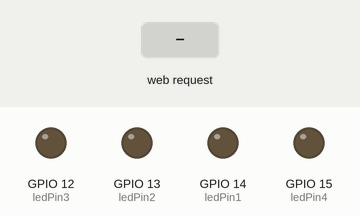
This sketch was run on a simulated ESP8266 (NodeMCU). Shown: output pins drawn as LEDs (lit = HIGH). Inputs (shaded band) come from the test bench. WiFi joins after 1.5 s; servers stay silent unless stated; what the sketch prints to the serial monitor is not drawn.

Above: at 2.7 s.
2.8 s: HTTP request GET /LED1=ON received
At 3.9 s:
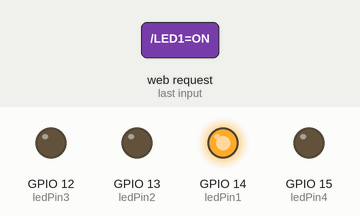
4.3 s: HTTP request GET /LED2=ON received
At 5.0 s:
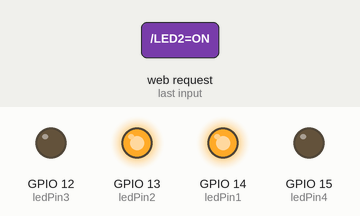
5.8 s: HTTP request GET /LED1=OFF received
At 6.2 s:
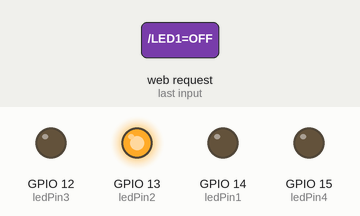
7.3 s: HTTP request GET /LED3=ON received
At 8.5 s:
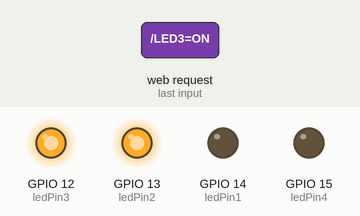
8.8 s: HTTP request GET /LED2=OFF received
At 9.6 s:
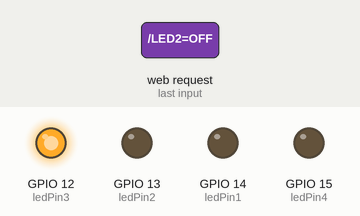
10.3 s: HTTP request GET /LED4=ON received
At 10.8 s:
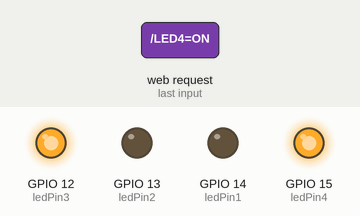
Timing chart, 0 to 12.8 s (numbered marks = the images above; inputs shaded):
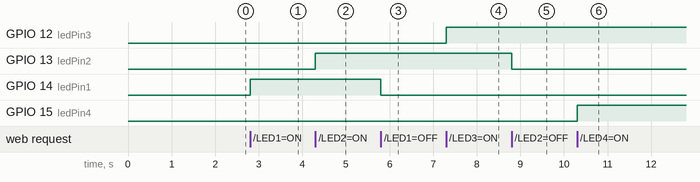

Measured:
- after the input at 2.8 s, GPIO 14 (ledPin1): LOW → HIGH at once
- after the input at 4.3 s, GPIO 13 (ledPin2): LOW → HIGH at once
- after the input at 5.8 s, GPIO 14 (ledPin1): HIGH → LOW at once
- after the input at 7.3 s, GPIO 12 (ledPin3): LOW → HIGH at once
- after the input at 8.8 s, GPIO 13 (ledPin2): HIGH → LOW at once
- after the input at 10.3 s, GPIO 15 (ledPin4): LOW → HIGH at once

The sketch:

Modulo_6_LEDs_Wifi.ino
```cpp
#include <ESP8266WiFi.h>

//CONFIGURANDO A REDE WIFI
const char* ssid = "Moto G Play 4190";
const char* senha = "fran#2017";

//DIRECIONAMENTO DOS PINOS DO ESP8266 QUE SERÃO USADOS
int ledPin1 = 14; // D5
int ledPin2 = 13; // D7
int ledPin3 = 12; // D6
int ledPin4 = 15; // D8
WiFiServer server(80);

void setup() {
  //CONFIGURANDO A PORTA SERIAL
  Serial.begin(115200);
  delay(10);
  // CONFIGURANDO OS PINOS QUE FORAM DIRECIONADOS
  pinMode(ledPin1, OUTPUT);
  pinMode(ledPin2, OUTPUT);
  pinMode(ledPin3, OUTPUT);
  pinMode(ledPin4, OUTPUT);


  //DESLIGANDO OS PINOS SEMPRE QUE O ESP8266 FOR LIGADO
  digitalWrite(ledPin1, LOW);
  digitalWrite(ledPin2, LOW);
  digitalWrite(ledPin3, LOW);
  digitalWrite(ledPin4, LOW);

  //CONFIGURAÇÃO DA REDE WIFI E PARA IMPRESSÃO NA PORTA SERIAL
  Serial.print("Conectando a rede:");
  Serial.println(ssid);
  WiFi.begin(ssid, senha);

  while (WiFi.status() != WL_CONNECTED){
    delay(500);
    Serial.print(".");
  }
  Serial.println("WiFi conectado");
  server.begin();
  Serial.println("Servidor Iniciado");

  Serial.print("Use esta URL:");
  Serial.print("http://");
  Serial.print(WiFi.localIP());
  Serial.println("/");

}

int status1 = LOW;
int status2 = LOW;
int status3 = LOW;
int status4 = LOW;

void loop() {
  WiFiClient cliente = server.available();
  if(!cliente){
    return;
  }
  Serial.println("Novo cliente");
  while(!cliente.available()){
    delay(1);
  }
  String requisicao = cliente.readStringUntil('\r');
  Serial.println(requisicao);
  cliente.flush();

  if( requisicao.indexOf("/LED1=ON") !=-1){
    status1 = HIGH;
  }
  if(requisicao.indexOf("/LED1=OFF") != -1){
   status1 = LOW;
  }

  if( requisicao.indexOf("/LED2=ON") !=-1){
    status2 = HIGH;
  }
  if(requisicao.indexOf("/LED2=OFF") != -1){
   status2 = LOW;
  }
  if( requisicao.indexOf("/LED3=ON") !=-1){
    status3 = HIGH;
  }
  if(requisicao.indexOf("/LED3=OFF") != -1){
   status3 = LOW;
  }
  if( requisicao.indexOf("/LED4=ON") !=-1){
    status4 = HIGH;
  }
  if(requisicao.indexOf("/LED4=OFF") != -1){
   status4 = LOW;
  }


  Serial.print("status:");
  Serial.println(status1);
  digitalWrite(ledPin1, status1);
  digitalWrite(ledPin2, status2);
  digitalWrite(ledPin3, status3);
  digitalWrite(ledPin4, status4);

  cliente.println("HTTP/1.1 200 OK");
  cliente.println("Content-Type:text/html");
  cliente.println("");
  cliente.println("<!DOCTYPE HTML>");
  cliente.println("<html>");

  cliente.println("<br><br>");
  cliente.println("<a href=\"/LED1=ON\"\"><button> Ligar 1 </button></a>");
  cliente.println("<a href=\"/LED1=OFF\"\"><button> Desligar 1</button></a><br/>");

  cliente.println("<br><br>");
  cliente.println("<a href=\"/LED2=ON\"\"><button> Ligar 2 </button></a>");
  cliente.println("<a href=\"/LED2=OFF\"\"><button> Desligar 2 </button></a><br/>");

  cliente.println("<br><br>");
  cliente.println("<a href=\"/LED3=ON\"\"><button> Ligar 3 </button></a>");
  cliente.println("<a href=\"/LED3=OFF\"\"><button> Desligar 3 </button></a><br/>");

  cliente.println("<br><br>");
  cliente.println("<a href=\"/LED4=ON\"\"><button> Ligar 4 </button></a>");
  cliente.println("<a href=\"/LED4=OFF\"\"><button> Desligar 4 </button></a><br/>");


  cliente.println("</html>");
  delay(1);
}
```
